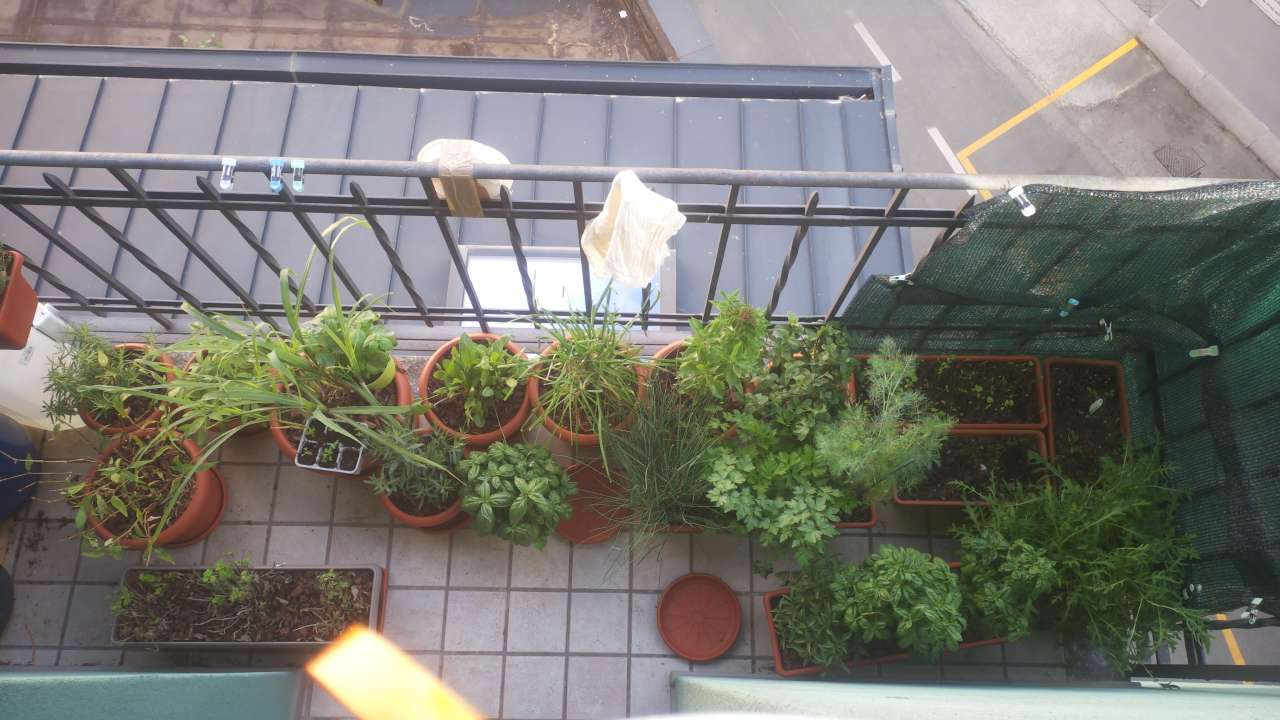
#> input picture scripts/testdata/frames/2026-06-06T170006Z.jpg, 1280 x 720 px, found by its file name
$ python lighting_experiment.py   (older library calls are emulated)
#> lines starting #> are read from the running program, lines starting #| are printed output that depends on the picture
### scripts/frame_registration.py
#!/usr/bin/env python3
"""Landmark-based registration for the Pi overhead camera + region diff/inherit.

The mount is a wind-nudged temporary rig, so frames drift slowly (a few px and
a fraction of a degree per hour). To carry the human-verified region tags on the
canonical reference frame forward to later frames, a new frame must first be
aligned onto the reference. This module does that robustly and then supports the
two things Phase-2 diff/inherit needs:

  * register_to_reference() — align an arbitrary frame onto the reference.
  * warp_region()          — project a normalised region tag through a transform
                             (forward: target->ref for diffing; inverse:
                             ref->target to INHERIT the tag onto a new frame).
  * region_change()        — per-region mean-abs-diff after alignment; low =
                             unchanged (inherit identity for free), high =
                             something moved here (re-confirm).

Robustness recipe (established empirically, see the experiment that produced it):

  1. CLAHE light-normalise before ORB. Local contrast equalisation makes feature
     matching survive the shadow movement that otherwise wrecks it.
  2. Gate on POST-registration confidence (inlier count + ratio + a plausible
     rigid transform), NOT on a pre-check. Global brightness/histogram compares
     are false predictors here — the problem is local shadow motion, invisible
     to a global metric.
  3. Chain through intermediate hourly frames when a direct attempt is weak.
     A 3-4h lighting gap breaks ORB; one-hour hops never do, and the small
     rigid transforms compose cleanly. This rescues every pair that direct
     registration fails on.

Usage:
    .venv/bin/python scripts/frame_registration.py TARGET [REFERENCE]
    # defaults: TARGET=2026-06-07T070020Z.jpg  REFERENCE=2026-06-07T130010Z.jpg
Registers TARGET onto REFERENCE (direct, falling back to chained), then reports
per-region change for the tags in scripts/reference_regions.json.
"""
import sys
import os
import re
import json
import math
import glob
import numpy as np
import cv2

PHOTOS_DIR = "data/photos"
REFERENCE_FRAME = "2026-06-07T130010Z.jpg"
REGIONS_FILE = os.path.join(os.path.dirname(__file__), "reference_regions.json")

# Confidence thresholds for trusting a single registration hop.
MIN_INLIERS = 20
MIN_INLIER_RATIO = 0.30
MAX_ROTATION_DEG = 10.0
MAX_TRANSLATION_PX = 200

_TS_RE = re.compile(r"(\d{4}-\d{2}-\d{2}T\d{6}Z)")


# --- image helpers ---------------------------------------------------------

def load_bgr(path):
    img = cv2.imread(path)
    if img is None:
        raise FileNotFoundError(f"could not read {path}")
    return img


def features_gray(bgr):
    """CLAHE-normalised grayscale — the input ORB actually matches on."""
    gray = cv2.cvtColor(bgr, cv2.COLOR_BGR2GRAY)
    return cv2.createCLAHE(clipLimit=3.0, tileGridSize=(8, 8)).apply(gray)


# --- core registration -----------------------------------------------------

def register_pair(ref_g, tgt_g, ransac_thresh=5.0):
    """Estimate a rigid (rot+trans+uniform-scale) transform mapping tgt->ref.

    Returns (M 2x3 or None, inliers, good_matches). Partial-affine, not full
    projective: the drift is rigid, and constraining the model is far more
    robust with few inliers (no degenerate stretching).
    """
    orb = cv2.ORB_create(nfeatures=8000)
    k1, d1 = orb.detectAndCompute(ref_g, None)
    k2, d2 = orb.detectAndCompute(tgt_g, None)
    if d1 is None or d2 is None:
        return None, 0, 0
    bf = cv2.BFMatcher(cv2.NORM_HAMMING)
    raw = bf.knnMatch(d2, d1, k=2)
    # knnMatch(k=2) can return pairs with <2 neighbours; skip those before the
    # Lowe ratio test rather than blindly unpacking (m, n).
    good = [pair[0] for pair in raw
            if len(pair) == 2 and pair[0].distance < 0.75 * pair[1].distance]
    if len(good) < 12:
        return None, 0, len(good)
    src = np.float32([k2[m.queryIdx].pt for m in good]).reshape(-1, 1, 2)
    dst = np.float32([k1[m.trainIdx].pt for m in good]).reshape(-1, 1, 2)
    M, mask = cv2.estimateAffinePartial2D(src, dst, method=cv2.RANSAC,
                                          ransacReprojThreshold=ransac_thresh)
    if M is None:
        return None, 0, len(good)
    return M, int(mask.sum()), len(good)


def decompose(M):
    """(rotation_deg, scale, tx, ty) of a 2x3 partial-affine transform."""
    a, b = M[0, 0], M[1, 0]
    return (math.degrees(math.atan2(b, a)), math.hypot(a, b),
            float(M[0, 2]), float(M[1, 2]))


def plausible(M, inliers, good):
    """Is this a believable fixed-mount drift transform?"""
    if M is None or good == 0:
        return False
    rot, scale, tx, ty = decompose(M)
    return (inliers >= MIN_INLIERS and inliers / good >= MIN_INLIER_RATIO and
            abs(rot) < MAX_ROTATION_DEG and 0.9 < scale < 1.1 and
            abs(tx) < MAX_TRANSLATION_PX and abs(ty) < MAX_TRANSLATION_PX)


# [9 lines left out: function compose, not called in this run]


def invert(M):
    """Invert a 2x3 affine transform."""
    return cv2.invertAffineTransform(M)


# --- chaining --------------------------------------------------------------

def _timestamp(path):
    m = _TS_RE.search(os.path.basename(path))
    return m.group(1) if m else None


# [82 lines left out: functions discover_chain, register_to_reference, not called in this run]


# --- regions ---------------------------------------------------------------

def norm_corners(region):
    """min/max-normalise a region dict to (x0,y0,x1,y1) with x0<=x1, y0<=y1."""
    x0, x1 = sorted((region["x"], region["x2"]))
    y0, y1 = sorted((region["y"], region["y2"]))
    return x0, y0, x1, y1


# [40 lines left out: functions warp_region, region_change, not called in this run]


def load_regions(path=REGIONS_FILE):
    """Plant region tags as a flat list of dicts. NOTE: unit_id is NOT unique — a
    unit can span several regions (e.g. unit 16 has three boxes). Group by unit_id
    if you need per-unit aggregates."""
    with open(path) as f:
        return json.load(f)["regions"]


# [61 lines left out: functions load_controls, _demo, not called in this run]


# [4 lines that do not run on import are left out]

### scripts/lighting_experiment.py
#!/usr/bin/env python3
"""Standalone experiment: a LIGHTING-ROBUST region-change signal.

Geometric alignment (frame_registration) is solid and sway is handled at capture
(burst->plate). The remaining confound is LIGHTING: raw grayscale absdiff in a
region is dominated by sun/shadow motion, so it cannot tell "a shadow crossed the
rocket" from "the rocket was harvested". This A/Bs candidate metrics that ignore
illumination while keeping real structural change.

Ground truth: a known -20g DILL harvest (unit 4) between the 2026-06-06 17:00Z and
18:00Z overhead frames. A good metric ranks unit 4 at/near the TOP while raw
absdiff buries it among lighting-only regions.

Metrics (all "distance": higher = more changed):
  raw   - mean abs gray diff (the current region_change; lighting-sensitive)
  zncc  - 1 - zero-normalised cross-correlation. Cancels per-region affine
          brightness/contrast (a uniform lighting shift), but not a shadow moving
          WITHIN the region.
  grad  - 1 - NCC of Sobel gradient MAGNITUDE. Lighting changes intensity
          smoothly; harvest changes edges/texture. Robust to brightness AND to a
          shadow edge that merely translates intensity.

Usage:
    .venv/bin/python scripts/lighting_experiment.py [REF_FRAME TGT_FRAME]
    # defaults to the dill-harvest pair 2026-06-06T170006Z -> T180004Z
"""
import os
import sys
import numpy as np
import cv2

REPO = os.path.dirname(os.path.dirname(os.path.abspath(__file__)))
sys.path.insert(0, REPO)
import scripts.frame_registration as fr

PHOTOS = os.path.join(REPO, "data", "photos")
DEFAULT_REF = os.path.join(PHOTOS, "2026-06-06T170006Z.jpg")   # before harvest
DEFAULT_TGT = os.path.join(PHOTOS, "2026-06-06T180004Z.jpg")   # after  harvest
DILL_UNIT = 4


def _crop(bgr, region):
    h, w = bgr.shape[:2]
    x0, y0, x1, y1 = fr.norm_corners(region)
    cx0, cx1 = sorted((int(round(x0 * w)), int(round(x1 * w))))
    cy0, cy1 = sorted((int(round(y0 * h)), int(round(y1 * h))))
    cx0, cy0 = max(0, cx0), max(0, cy0)
    cx1, cy1 = min(w, cx1), min(h, cy1)
    if cx1 - cx0 < 3 or cy1 - cy0 < 3:
        return None
    return cv2.cvtColor(bgr[cy0:cy1, cx0:cx1], cv2.COLOR_BGR2GRAY).astype(np.float32)


def _ncc(a, b):
    """Zero-normalised cross-correlation of two equal-size float patches, [-1,1]."""
    a = a - a.mean(); b = b - b.mean()
    da, db = np.sqrt((a * a).sum()), np.sqrt((b * b).sum())
    if da < 1e-6 or db < 1e-6:
        return 1.0  # flat patch: treat as identical (no structure to differ)
    return float((a * b).sum() / (da * db))


def _gradmag(p):
    gx = cv2.Sobel(p, cv2.CV_32F, 1, 0, ksize=3)
    gy = cv2.Sobel(p, cv2.CV_32F, 0, 1, ksize=3)
    return cv2.magnitude(gx, gy)


def metrics(ref_bgr, tgt_bgr, region):
    a, b = _crop(ref_bgr, region), _crop(tgt_bgr, region)
    if a is None or b is None or a.shape != b.shape:
        return None
    raw = float(np.abs(a - b).mean())
    zncc = 1.0 - _ncc(a, b)
    grad = 1.0 - _ncc(_gradmag(a), _gradmag(b))
    return raw, zncc, grad


def _rank_of(rows, idx, unit):
    """1-based rank of `unit` when rows are sorted desc by column idx."""
    order = sorted(rows, key=lambda r: -r[1][idx])
    for i, r in enumerate(order, 1):
        if r[0] == unit:
            return i
    return None


def main():
    ref_p = sys.argv[1] if len(sys.argv) > 2 else DEFAULT_REF
    tgt_p = sys.argv[2] if len(sys.argv) > 2 else DEFAULT_TGT
    ref = fr.load_bgr(ref_p)
#> in load_bgr, img is the input picture: shape (720, 1280, 3); mean B, G, R 115.6, 122.3, 123.3
    tgt = fr.load_bgr(tgt_p)
#> call 2 of load_bgr, with path = 'data/photos/2026-06-06T180004Z.jpg'
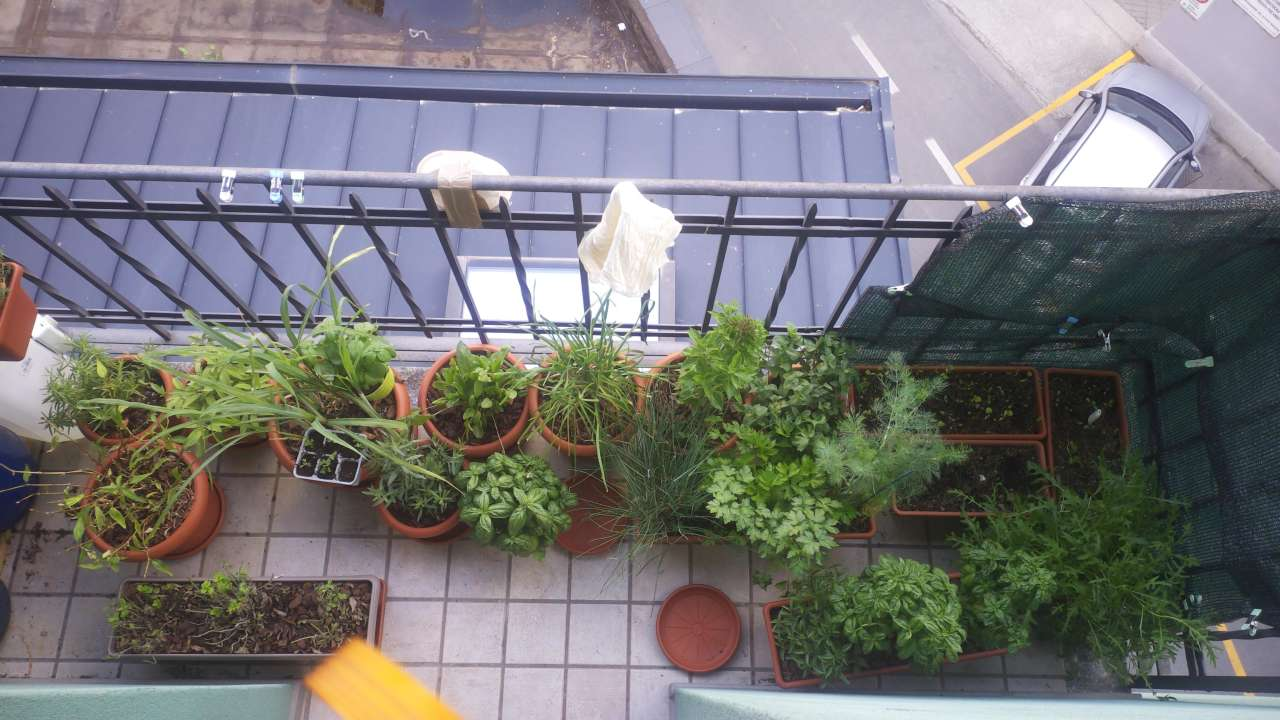
#> input picture scripts/testdata/frames/2026-06-06T180004Z.jpg, 1280 x 720 px, found by its file name
#> in load_bgr, img is the input picture: shape (720, 1280, 3); mean B, G, R 119.5, 118.5, 118.9

    # Align target onto ref (these are 1h apart -> a single robust hop).
    res = fr.register_pair(fr.features_gray(ref), fr.features_gray(tgt))
#> in features_gray (call 2), `gray = cv2.cvtColor(bgr, cv2.COLOR_BGR2GRAY)`:
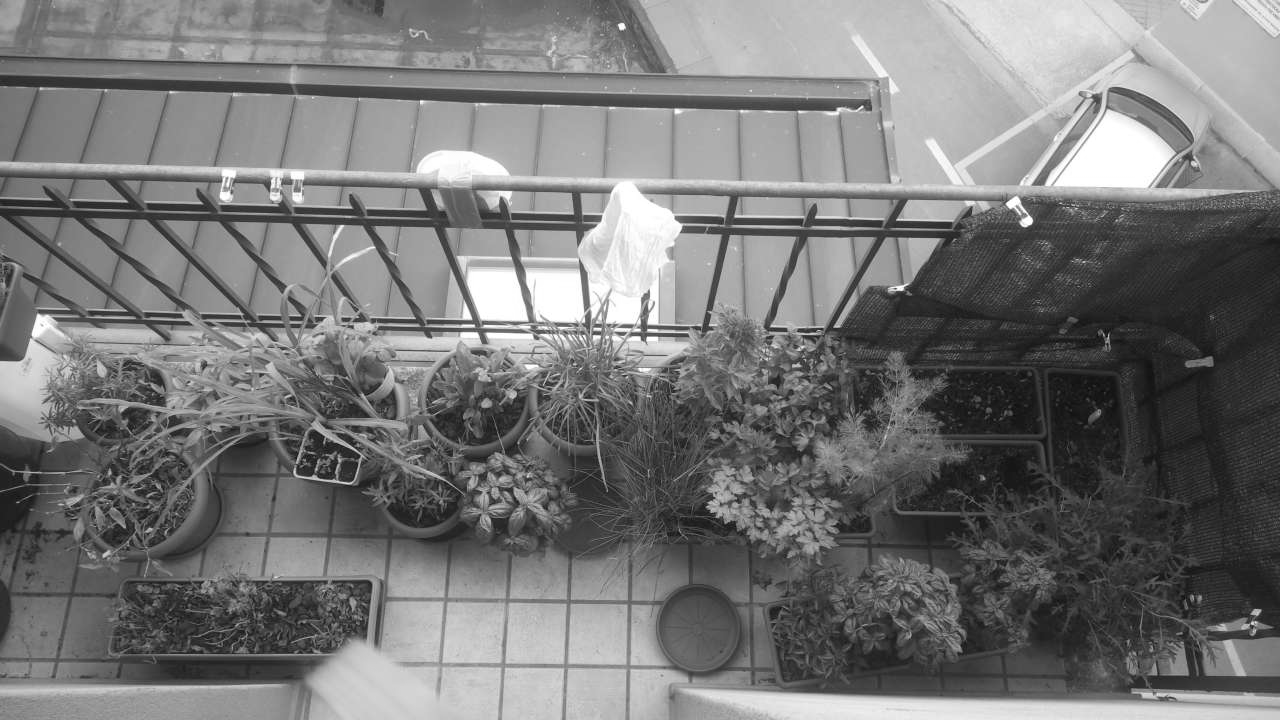
#> gray: shape (720, 1280); min 3, max 255, mean 118.7
#> in features_gray (call 2), `return cv2.createCLAHE(clipLimit=3.0, tileGridSize=(8, 8)).apply(gray)`:
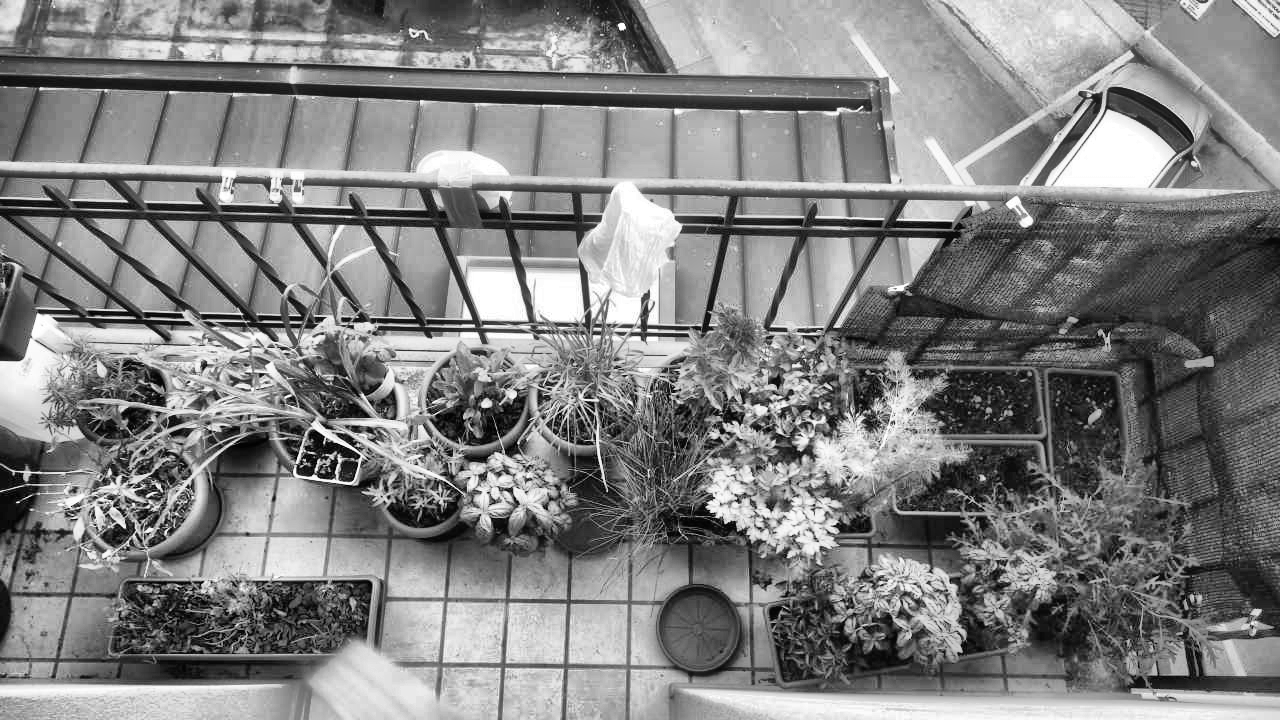
#> returned value: shape (720, 1280); min 0, max 255, mean 129.3
#> in register_pair, `k1, d1 = orb.detectAndCompute(ref_g, None)`: k1 = 8000 keypoints; strongest (x, y, size): (360, 445, 31), (701, 314, 31), (324, 425, 31), (181, 307, 37.2)
#> in register_pair, `k2, d2 = orb.detectAndCompute(tgt_g, None)`: k2 = 8000 keypoints; strongest (x, y, size): (359, 456, 31), (357, 460, 31), (313, 475, 37.2), (312, 475, 44.6)
#> in register_pair, `raw = bf.knnMatch(d2, d1, k=2)`: raw = 8000 matches
#> in register_pair, `good = [pair[0] for pair in raw if len(pair) == 2 and pair[0].distance..`: good = 1680 matches
#> in register_pair, `src = np.float32([k2[m.queryIdx].pt for m in good]).reshape(-1, 1, 2)`: src = 1680 rows, first 8: [623, 335], [1156, 674], [796, 533], [365, 458], [201, 203], [125, 310], [958, 653], [337, 461]
#> in register_pair, `dst = np.float32([k1[m.trainIdx].pt for m in good]).reshape(-1, 1, 2)`: dst = 1680 rows, first 8: [623, 324], [1155, 663], [797, 522], [365, 447], [201, 191], [68, 297], [959, 642], [338, 450]
#> in register_pair, `M, mask = cv2.estimateAffinePartial2D(src, dst, method=cv2.RANSAC, ran..`: M = [[1, -0.000635, 1.64], [0.000635, 1, -11.22]]; mask = 1680 values, max 1 at index 0, min 0 at index 1, mean 0.97
#> res = ([[1, -0.000635, 1.64], [0.000635, 1, -11.22]], 1630, 1680)
    M = res[0]
#> M = [[1, -0.000635, 1.64], [0.000635, 1, -11.22]]
    if M is not None and fr.plausible(*res):
#> in decompose, `a, b = M[0, 0], M[1, 0]`: a = 1; b = 0.000635
#> in plausible, `rot, scale, tx, ty = decompose(M)`: rot = 0.0364; scale = 1; tx = 1.64; ty = -11.22
        h, w = ref.shape[:2]
#> h = 720; w = 1280
        tgt = cv2.warpAffine(tgt, M, (w, h))
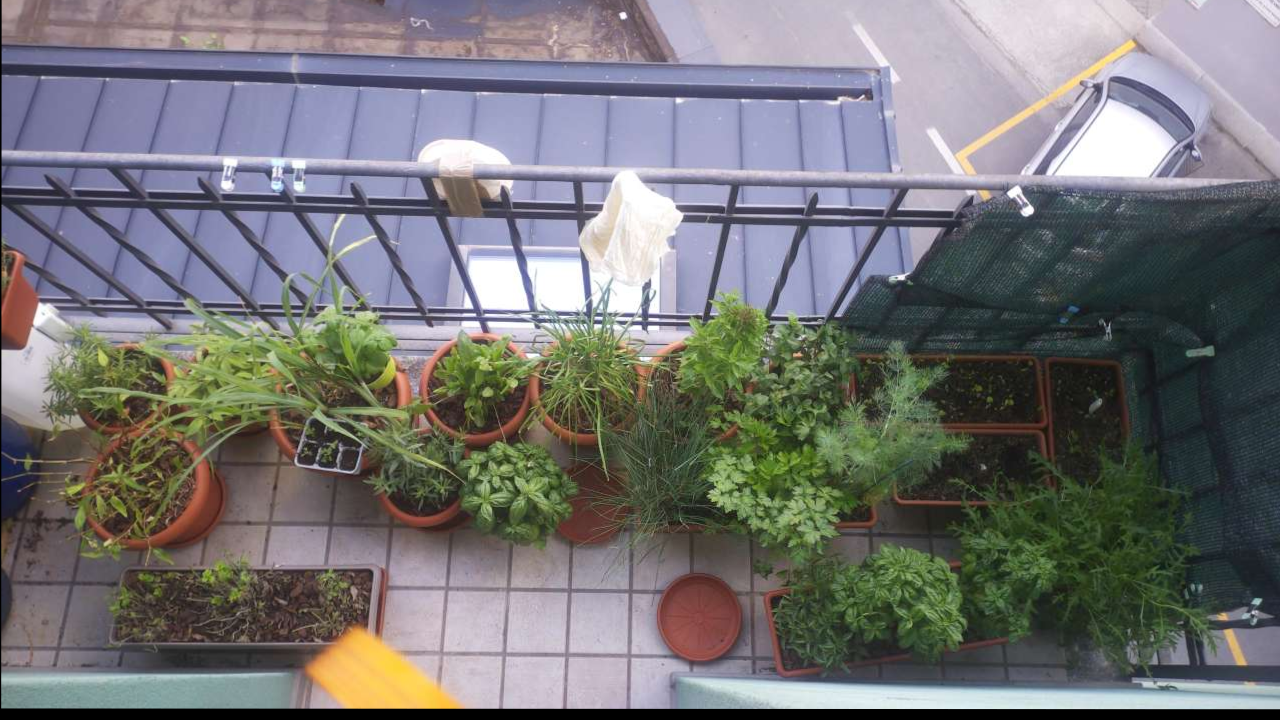
#> tgt: shape (720, 1280, 3); mean B, G, R 116.9, 116, 116.3
        print(f"aligned (inliers={res[1]}/{res[2]})")
#| aligned (inliers=1630/1680)
    else:
        print("WARNING: registration weak; diffing unaligned")

    regions = fr.load_regions()
#> (reads scripts/reference_regions.json from the repository)
    rows = []  # (unit_id, (raw, zncc, grad))
    for r in regions:
        m = metrics(ref, tgt, r)
        if m is not None:
            rows.append((r["unit_id"], m))
#> this loop made 25 passes
#> (raw in metrics, zncc in metrics) on passes 1 to 12: (12.05, 0.0926), (15.08, 0.164), (8.35, 0.0573), (16.43, 0.0993), (22.54, 0.234), (21.27, 0.0333), (15.03, 0.117), (8.15, 0.081), (18.95, 0.235), (12.35, 0.105), (14.74, 0.136), (6.7, 0.0223)
#> pass 1, in _ncc, `b = b - b.mean()`:
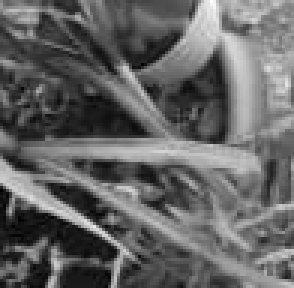
#> b: shape (96, 98) float32 (shown 3 times larger); min -75.9, max 116.1, mean 0; drawn with min black and max white

    print(f"\nREF={os.path.basename(ref_p)}  TGT={os.path.basename(tgt_p)}  "
          f"(dill=unit {DILL_UNIT}, known -20g harvest)\n")
    print(f"{'unit':>5}  {'raw':>7}  {'zncc':>7}  {'grad':>7}")
    for uid, (raw, zncc, grad) in sorted(rows, key=lambda r: -r[1][2]):
        mark = "  <== DILL (real harvest)" if uid == DILL_UNIT else ""
        print(f"{uid:>5}  {raw:7.1f}  {zncc:7.3f}  {grad:7.3f}{mark}")
#> this loop made 25 passes
#> (uid, raw, zncc, grad) on passes 1 to 12: (20, 15.59, 0.382, 0.579), (1, 14.74, 0.136, 0.577), (21, 18.95, 0.235, 0.563), (20, 10.47, 0.254, 0.549), (40, 16.68, 0.296, 0.542), (41, 13, 0.295, 0.48), (3, 15.04, 0.165, 0.47), (16, 15.59, 0.327, 0.463), (19, 15.43, 0.164, 0.451), (17, 15.03, 0.117, 0.436), (6, 15.08, 0.164, 0.409), (37, 12.35, 0.105, 0.332)
#|    20     15.6    0.382    0.579
#|     1     14.7    0.136    0.577
#|    21     19.0    0.235    0.563
#|    20     10.5    0.254    0.549
#|    40     16.7    0.296    0.542
#|    41     13.0    0.295    0.480
#|     3     15.0    0.165    0.470
#|    16     15.6    0.327    0.463
#> (further printed lines are left out)

    n = len(rows)
    print(f"\nDill (unit {DILL_UNIT}) rank out of {n} regions (1 = most-changed):")
#| Dill (unit 4) rank out of 25 regions (1 = most-changed):
    for idx, name in ((0, "raw "), (1, "zncc"), (2, "grad")):
        print(f"  {name}: #{_rank_of(rows, idx, DILL_UNIT)}")
#> this loop made 3 passes
#|   raw : #15
#|   zncc: #13
#|   grad: #14
    print("\nLower rank for grad/zncc than raw => lighting normalisation surfaces "
          "the real harvest\nthat raw absdiff buries under lighting noise.")


if __name__ == "__main__":
    main()
